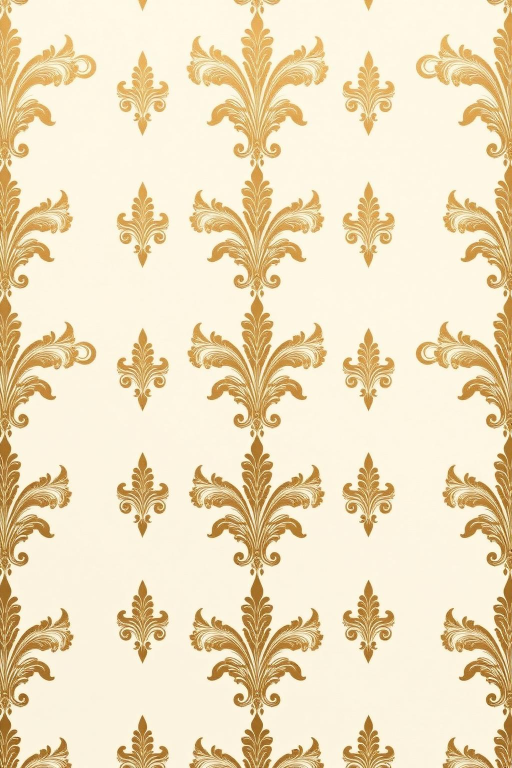
#> input picture editable/assets/paper-texture.jpg, 1024 x 1536 px (shown at 1/2 size)
$ python create_og.py
#> lines starting #> are read from the running program, lines starting #| are printed output that depends on the picture
import os
from PIL import Image, ImageDraw, ImageFont, ImageFilter

W, H = 1200, 630

# 1. Warm ivory parchment background (matching oklch 97.8% .016 96 ~ #fdfaf2)
base = Image.new('RGBA', (W, H), (252, 249, 242, 255))

# 2. Blend paper texture
try:
    tex = Image.open('editable/assets/paper-texture.jpg').convert('RGBA')
    tex = tex.resize((W, H), Image.Resampling.LANCZOS)
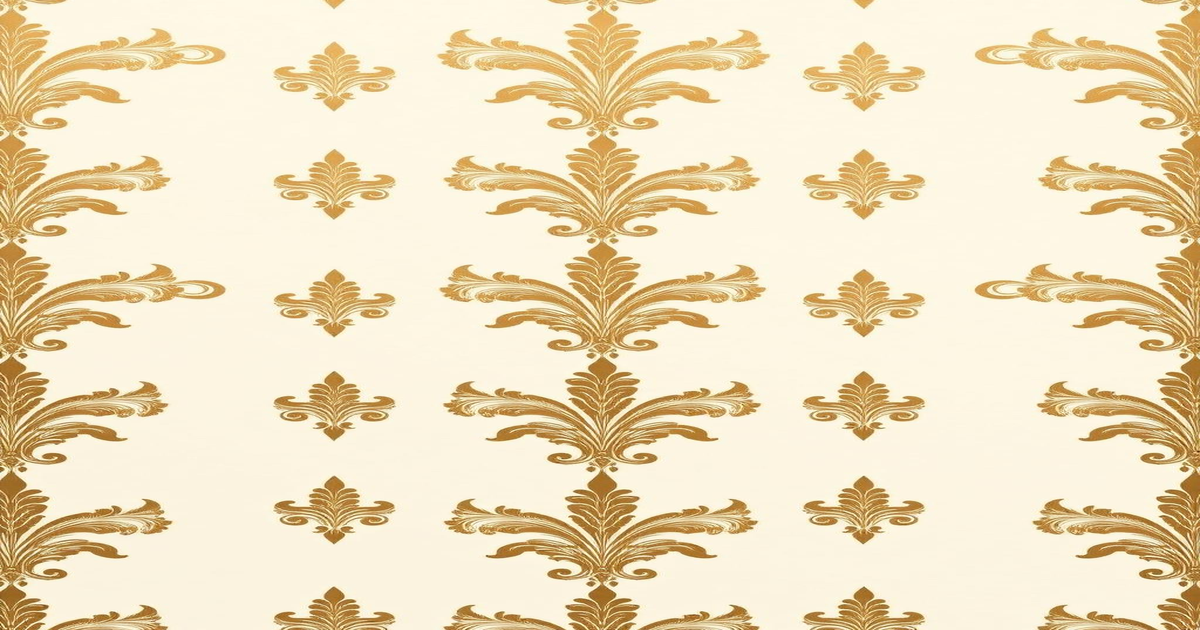
#> tex: PIL image 1200x630 RGBA; mean R, G, B, A 239.1, 223.4, 191.1, 255
    base = Image.blend(base, tex, 0.22)
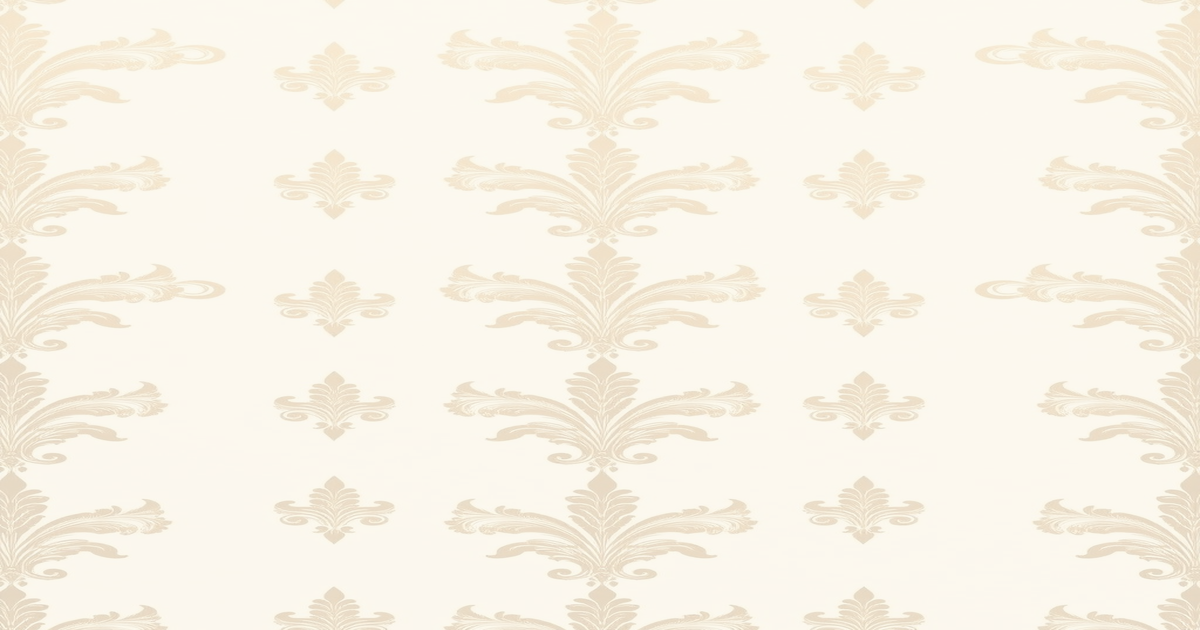
#> base: PIL image 1200x630 RGBA; mean R, G, B, A 248.7, 242.9, 230.4, 255
except Exception as e:
    print('Paper texture note:', e)

# 3. Add soft golden aurora glows
glow = Image.new('RGBA', (W, H), (0, 0, 0, 0))
#> glow: PIL image 1200x630 RGBA; every value is 0
g_draw = ImageDraw.Draw(glow)
g_draw.ellipse([200, 50, 1000, 580], fill=(212, 175, 55, 35))
glow = glow.filter(ImageFilter.GaussianBlur(80))
base = Image.alpha_composite(base, glow)

# 4. Add floral corners
try:
    corner = Image.open('editable/assets/floral-corner.png').convert('RGBA')
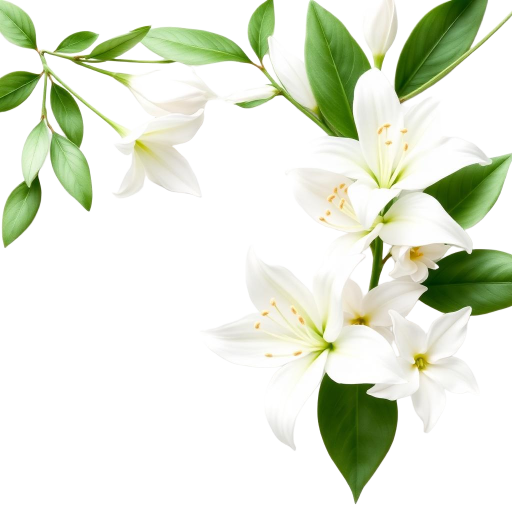
#> input picture editable/assets/floral-corner.png, 1024 x 1024 px (shown at 1/2 size)
#> corner is the input picture: PIL image 1024x1024 RGBA; mean R, G, B, A 222.3, 228.7, 211.2, 100.8
    # Top-left corner
    c_tl = corner.resize((260, 260), Image.Resampling.LANCZOS)
    base.paste(c_tl, (-20, -20), c_tl)

    # Bottom-right corner (flipped x and y)
    c_br = c_tl.transpose(Image.Transpose.ROTATE_180)
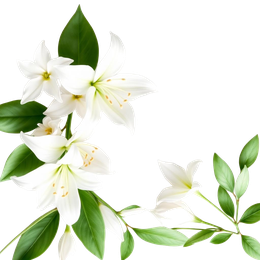
#> c_br: PIL image 260x260 RGBA; mean R, G, B, A 83.3, 90.2, 71.8, 100.9; transparent parts drawn white
    base.paste(c_br, (W - 240, H - 240), c_br)
except Exception as e:
    print('Corner note:', e)

# 5. Double gold border with corner accents
draw = ImageDraw.Draw(base)
border_gold = (184, 142, 47, 210)
border_light = (212, 175, 55, 120)

draw.rectangle([28, 28, W - 28, H - 28], outline=border_gold, width=2)
draw.rectangle([36, 36, W - 36, H - 36], outline=border_light, width=1)

# Corner dot rosettes
for cx, cy in [(28, 28), (W - 28, 28), (28, H - 28), (W - 28, H - 28)]:
    draw.ellipse([cx - 4, cy - 4, cx + 4, cy + 4], fill=border_gold)

# 6. Add gold flourish decorative divider
try:
    flourish = Image.open('editable/assets/gold-flourish.png').convert('RGBA')
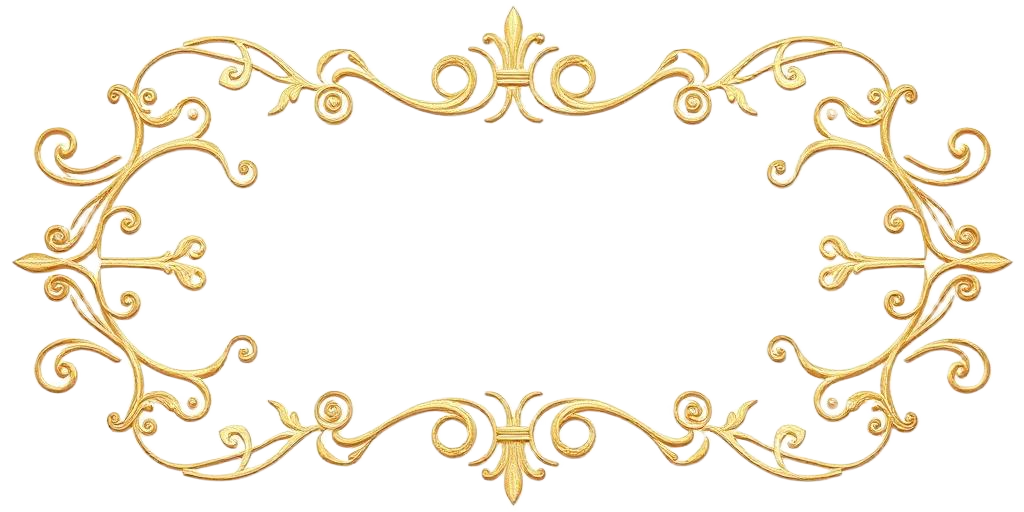
#> input picture editable/assets/gold-flourish.png, 1024 x 512 px
#> flourish is the input picture: PIL image 1024x512 RGBA; mean R, G, B, A 248.5, 243.6, 232.2, 42.8
    flourish = flourish.resize((200, 100), Image.Resampling.LANCZOS)
#> flourish: PIL image 200x100 RGBA
    flourish_x = (W - 200) // 2
    base.paste(flourish, (flourish_x, 48), flourish)
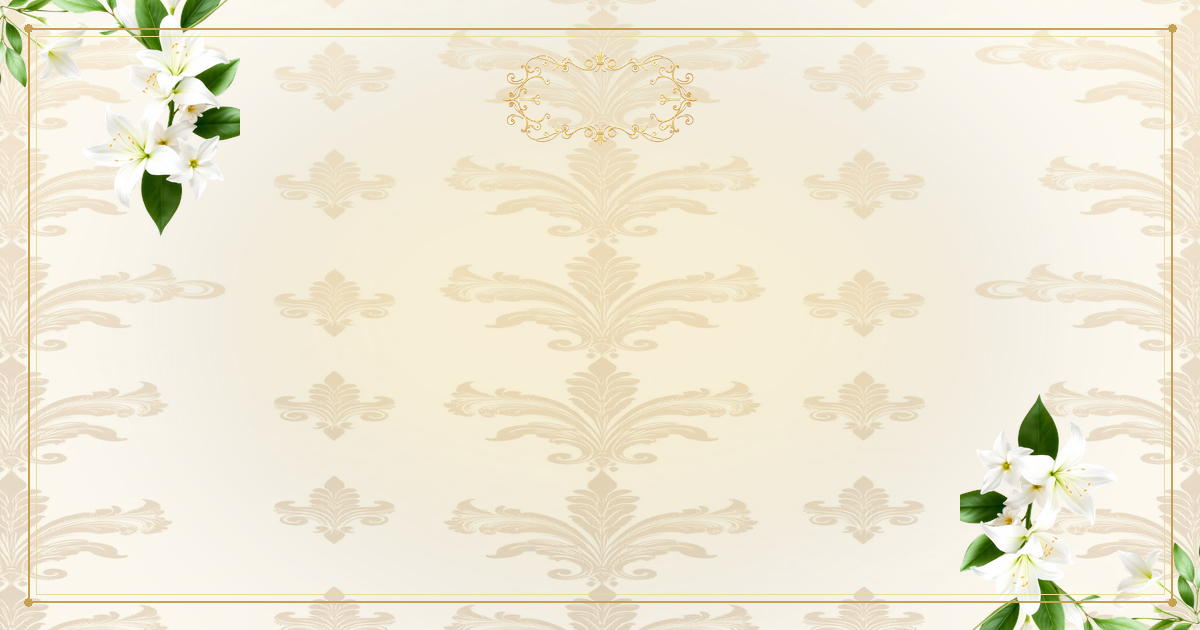
#> base: PIL image 1200x630 RGBA; mean R, G, B, A 238.7, 232.1, 212, 253.5; transparent parts drawn white
except Exception as e:
    print('Flourish note:', e)

# 7. Typography
# System fonts: Georgia, Arial, Nirmala, Amiri (if available)
f_bismillah = None
for p in ['C:/Windows/Fonts/Nirmala.ttc', 'C:/Windows/Fonts/arial.ttf', 'C:/Windows/Fonts/times.ttf']:
    if os.path.exists(p):
        try:
            f_bismillah = ImageFont.truetype(p, 26)
            break
        except Exception:
            pass

f_eyebrow = ImageFont.truetype('C:/Windows/Fonts/arial.ttf', 13)
f_title = ImageFont.truetype('C:/Windows/Fonts/georgiab.ttf', 44)
f_script = None
for p in ['C:/Windows/Fonts/georgia.ttf', 'C:/Windows/Fonts/times.ttf']:
    if os.path.exists(p):
        try:
            f_script = ImageFont.truetype(p, 36)
            break
        except Exception:
            pass
f_date = ImageFont.truetype('C:/Windows/Fonts/georgia.ttf', 20)
f_venue = ImageFont.truetype('C:/Windows/Fonts/arial.ttf', 14)
f_host = ImageFont.truetype('C:/Windows/Fonts/georgia.ttf', 15)

col_gold_deep = (140, 109, 35, 255)
col_dark = (35, 30, 25, 245)
col_muted = (100, 90, 80, 230)

def draw_center(y, text, font, color):
#> called with y = 135, text = 'بِسْمِ اللَّهِ الرَّحْمَٰنِ الرَّحِيمِ', color = (140, 109, 35, 255)
    bbox = draw.textbbox((0, 0), text, font=font)
#> bbox = (0, 3, 181, 10)
    w = bbox[2] - bbox[0]
#> w = 181
    x = (W - w) // 2
#> x = 509
    draw.text((x, y), text, fill=color, font=font)

# Bismillah Arabic Calligraphy text
draw_center(135, "بِسْمِ اللَّهِ الرَّحْمَٰنِ الرَّحِيمِ", f_bismillah, col_gold_deep)

# Eyebrow
draw_center(180, "THE WEDDING RECEPTION OF", f_eyebrow, col_gold_deep)

# Hairline under eyebrow
draw.line([(W - 140) // 2, 204, (W + 140) // 2, 204], fill=border_light, width=1)

# Couple Names
draw_center(222, "MD. HIRAN", f_title, col_dark)
draw_center(276, "&", f_script, col_gold_deep)
draw_center(322, "MARIOM FERDOUSI", f_title, col_dark)

# Hairline under names
draw.line([(W - 200) // 2, 388, (W + 200) // 2, 388], fill=border_light, width=1)

# Date badge
draw_center(408, "SUNDAY · 17 JANUARY 2027 · 12:00 NOON", f_date, col_gold_deep)

# Venue details
draw_center(448, "\"Binapani\" Anusthan Bhaban · Near Yatrik Club, Suri, Birbhum", f_venue, col_muted)

# Host sign-off
draw.line([(W - 100) // 2, 492, (W + 100) // 2, 492], fill=border_light, width=1)
draw_center(510, "Best Wishes from Md. Samsuddin Mia & Sahila Bibi", f_host, col_dark)

# Save images
os.makedirs('images', exist_ok=True)
os.makedirs('assets', exist_ok=True)

# 1. Lossless PNG
base.save('images/og-image.png', 'PNG', optimize=True)
base.save('assets/og-image.png', 'PNG', optimize=True)

# 2. High-quality JPEG
rgb_base = base.convert('RGB')
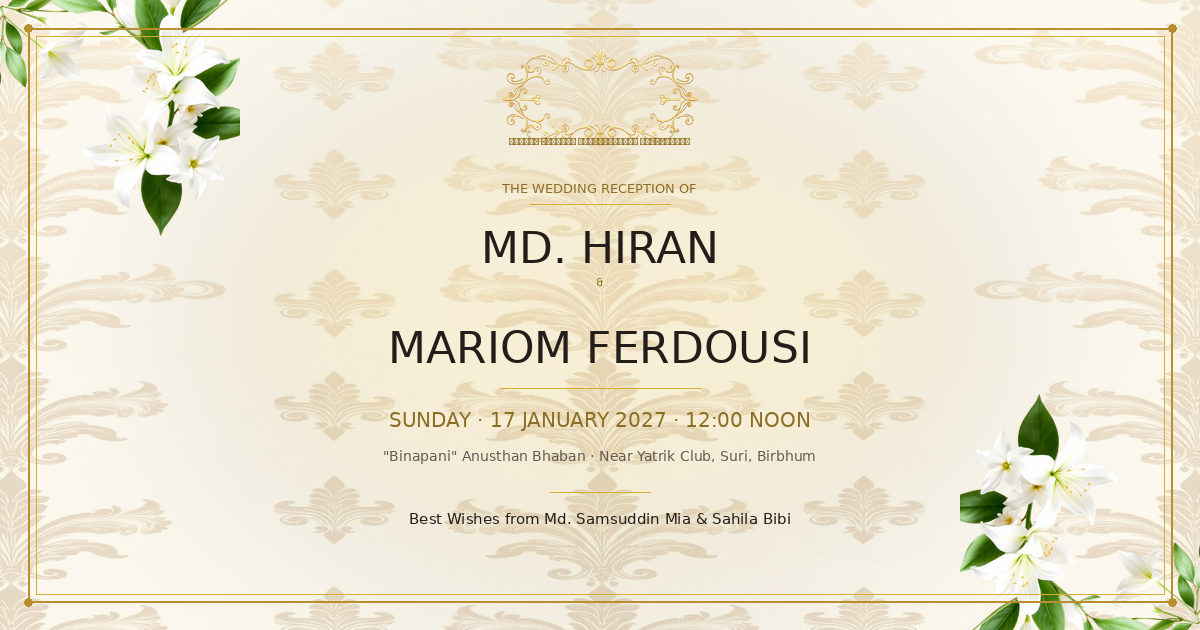
#> rgb_base: PIL image 1200x630 RGB; mean R, G, B 235.9, 229.3, 209.2
rgb_base.save('images/og-image.jpg', 'JPEG', quality=95, optimize=True, progressive=True)
rgb_base.save('assets/og-image.jpg', 'JPEG', quality=95, optimize=True, progressive=True)
rgb_base.save('og-image.jpg', 'JPEG', quality=95, optimize=True, progressive=True)

print("Generated clean og-image.png and og-image.jpg successfully!")
